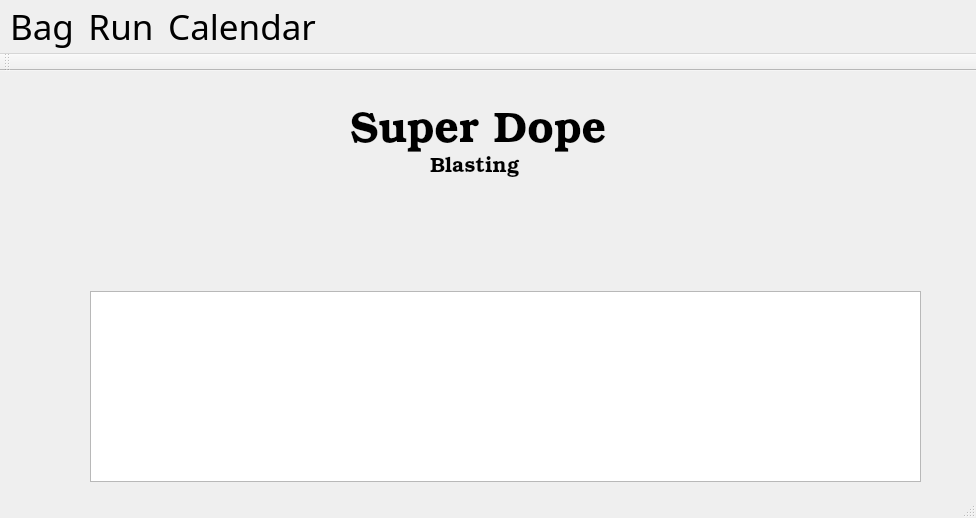
<?xml version="1.0" encoding="UTF-8"?>
<ui version="4.0">
 <class>MainWindow</class>
 <widget class="QMainWindow" name="MainWindow">
  <property name="geometry">
   <rect>
    <x>0</x>
    <y>0</y>
    <width>976</width>
    <height>518</height>
   </rect>
  </property>
  <property name="windowTitle">
   <string>MainWindow</string>
  </property>
  <widget class="QWidget" name="centralWidget">
   <widget class="QListView" name="listRuns">
    <property name="geometry">
     <rect>
      <x>90</x>
      <y>220</y>
      <width>831</width>
      <height>191</height>
     </rect>
    </property>
    <property name="font">
     <font>
      <family>URW Bookman L</family>
      <pointsize>12</pointsize>
     </font>
    </property>
   </widget>
   <widget class="QLabel" name="label_2">
    <property name="geometry">
     <rect>
      <x>350</x>
      <y>20</y>
      <width>261</width>
      <height>81</height>
     </rect>
    </property>
    <property name="font">
     <font>
      <family>URW Bookman L</family>
      <pointsize>32</pointsize>
      <italic>false</italic>
     </font>
    </property>
    <property name="text">
     <string>Super Dope</string>
    </property>
   </widget>
   <widget class="QLabel" name="label">
    <property name="geometry">
     <rect>
      <x>430</x>
      <y>80</y>
      <width>91</width>
      <height>31</height>
     </rect>
    </property>
    <property name="font">
     <font>
      <family>URW Bookman L</family>
      <pointsize>16</pointsize>
     </font>
    </property>
    <property name="text">
     <string>Blasting</string>
    </property>
   </widget>
  </widget>
  <widget class="QMenuBar" name="menuBar">
   <property name="geometry">
    <rect>
     <x>0</x>
     <y>0</y>
     <width>976</width>
     <height>50</height>
    </rect>
   </property>
   <property name="font">
    <font>
     <family>Sans</family>
     <pointsize>26</pointsize>
     <italic>false</italic>
    </font>
   </property>
   <widget class="QMenu" name="menuBag">
    <property name="title">
     <string>Bag</string>
    </property>
    <addaction name="actionOpen"/>
   </widget>
   <widget class="QMenu" name="menuRun">
    <property name="title">
     <string>Run</string>
    </property>
    <addaction name="actionStart_Run"/>
   </widget>
   <widget class="QMenu" name="menuCalendar">
    <property name="title">
     <string>Calendar</string>
    </property>
   </widget>
   <addaction name="menuBag"/>
   <addaction name="menuRun"/>
   <addaction name="menuCalendar"/>
  </widget>
  <widget class="QToolBar" name="mainToolBar">
   <attribute name="toolBarArea">
    <enum>TopToolBarArea</enum>
   </attribute>
   <attribute name="toolBarBreak">
    <bool>false</bool>
   </attribute>
  </widget>
  <widget class="QStatusBar" name="statusBar"/>
  <action name="actionStart">
   <property name="text">
    <string>Start</string>
   </property>
  </action>
  <action name="actionFinish">
   <property name="text">
    <string>Finish</string>
   </property>
  </action>
  <action name="actionStart_Run">
   <property name="text">
    <string>Start Run</string>
   </property>
  </action>
  <action name="actionOpen">
   <property name="text">
    <string>Open</string>
   </property>
  </action>
 </widget>
 <layoutdefault spacing="6" margin="11"/>
 <resources/>
 <connections/>
</ui>
